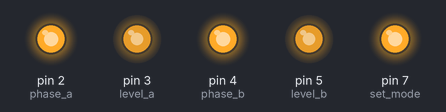
A sketch run on a simulated Arduino Uno, built with avr-gcc and run on an emulated ATmega328P. Parts: output pins drawn as LEDs (lit = HIGH).

Above: at 0.1 s.
Timing chart, 0 to 1.6 s (numbered marks = the images above):
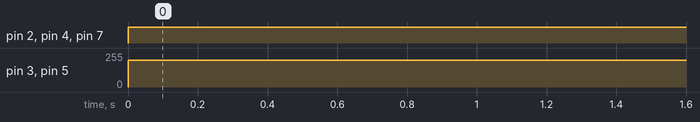

Measured:
- by itself, pin 2 (phase_a), pin 4 (phase_b), pin 7 (set_mode): LOW → HIGH at 0.00 s
- by itself, pin 3 (level_a), pin 5 (level_b): 0/255 → 200/255 at 0.00 s

The sketch:

Motor_Code.ino
```cpp
/*

*/
  int phase_a = 2;
  int level_a = 3;
  int phase_b = 4;
  int level_b = 5;

  int set_mode = 7;

void setup()
{
  //Motor A Setup
  pinMode(phase_a, OUTPUT);
  pinMode(level_a, OUTPUT);

  //Motor B Setup
  pinMode(phase_b, OUTPUT);
  pinMode(level_b, OUTPUT);

  //Mode
  pinMode(set_mode, OUTPUT);

}

void loop()
{
  //Setting Mode
  digitalWrite(set_mode, HIGH);

  //Motor A Motion
  digitalWrite(phase_a, HIGH);
  analogWrite(level_a, 200);

  //Motor B Motion
  digitalWrite(phase_b, HIGH);
  analogWrite(level_b, 200);

  delay(1000);
}
```
